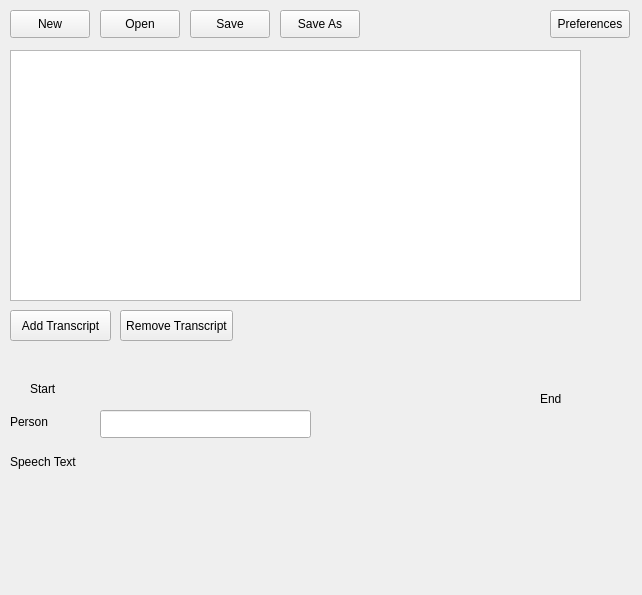
<ui version="4.0" >
 <class>Transcribe</class>
 <widget class="QWidget" name="Transcribe" >
  <property name="geometry" >
   <rect>
    <x>0</x>
    <y>0</y>
    <width>642</width>
    <height>595</height>
   </rect>
  </property>
  <property name="sizePolicy" >
   <sizepolicy vsizetype="Fixed" hsizetype="Fixed" >
    <horstretch>0</horstretch>
    <verstretch>0</verstretch>
   </sizepolicy>
  </property>
  <property name="baseSize" >
   <size>
    <width>597</width>
    <height>629</height>
   </size>
  </property>
  <property name="windowTitle" >
   <string>Transcribe</string>
  </property>
  <widget class="QLabel" name="label_3" >
   <property name="geometry" >
    <rect>
     <x>10</x>
     <y>450</y>
     <width>71</width>
     <height>24</height>
    </rect>
   </property>
   <property name="font" >
    <font>
     <pointsize>9</pointsize>
    </font>
   </property>
   <property name="text" >
    <string>Speech Text</string>
   </property>
  </widget>
  <widget class="QPushButton" name="openButton" >
   <property name="geometry" >
    <rect>
     <x>100</x>
     <y>10</y>
     <width>80</width>
     <height>28</height>
    </rect>
   </property>
   <property name="text" >
    <string>Open</string>
   </property>
  </widget>
  <widget class="QPushButton" name="saveButton" >
   <property name="geometry" >
    <rect>
     <x>190</x>
     <y>10</y>
     <width>80</width>
     <height>28</height>
    </rect>
   </property>
   <property name="text" >
    <string>Save</string>
   </property>
  </widget>
  <widget class="QLabel" name="label" >
   <property name="geometry" >
    <rect>
     <x>30</x>
     <y>380</y>
     <width>31</width>
     <height>18</height>
    </rect>
   </property>
   <property name="text" >
    <string>Start</string>
   </property>
  </widget>
  <widget class="QLineEdit" name="person" >
   <property name="geometry" >
    <rect>
     <x>100</x>
     <y>410</y>
     <width>211</width>
     <height>28</height>
    </rect>
   </property>
  </widget>
  <widget class="QLabel" name="label_4" >
   <property name="geometry" >
    <rect>
     <x>10</x>
     <y>410</y>
     <width>61</width>
     <height>24</height>
    </rect>
   </property>
   <property name="font" >
    <font>
     <pointsize>9</pointsize>
    </font>
   </property>
   <property name="text" >
    <string>Person</string>
   </property>
  </widget>
  <widget class="QLabel" name="label_2" >
   <property name="geometry" >
    <rect>
     <x>540</x>
     <y>390</y>
     <width>22</width>
     <height>18</height>
    </rect>
   </property>
   <property name="text" >
    <string>End</string>
   </property>
  </widget>
  <widget class="QPushButton" name="saveAsButton" >
   <property name="geometry" >
    <rect>
     <x>280</x>
     <y>10</y>
     <width>80</width>
     <height>28</height>
    </rect>
   </property>
   <property name="text" >
    <string>Save As</string>
   </property>
  </widget>
  <widget class="QPushButton" name="newButton" >
   <property name="geometry" >
    <rect>
     <x>10</x>
     <y>10</y>
     <width>80</width>
     <height>28</height>
    </rect>
   </property>
   <property name="text" >
    <string>New</string>
   </property>
  </widget>
  <widget class="QPushButton" name="addTranscriptButton" >
   <property name="geometry" >
    <rect>
     <x>10</x>
     <y>310</y>
     <width>101</width>
     <height>31</height>
    </rect>
   </property>
   <property name="text" >
    <string>Add Transcript</string>
   </property>
  </widget>
  <widget class="QPushButton" name="removeTranscriptButton" >
   <property name="geometry" >
    <rect>
     <x>120</x>
     <y>310</y>
     <width>113</width>
     <height>31</height>
    </rect>
   </property>
   <property name="text" >
    <string>Remove Transcript</string>
   </property>
  </widget>
  <widget class="QListView" name="table" >
   <property name="geometry" >
    <rect>
     <x>10</x>
     <y>50</y>
     <width>571</width>
     <height>251</height>
    </rect>
   </property>
  </widget>
  <widget class="QPushButton" name="preference" >
   <property name="geometry" >
    <rect>
     <x>550</x>
     <y>10</y>
     <width>80</width>
     <height>28</height>
    </rect>
   </property>
   <property name="text" >
    <string>Preferences</string>
   </property>
  </widget>
 </widget>
 <resources/>
 <connections/>
</ui>
